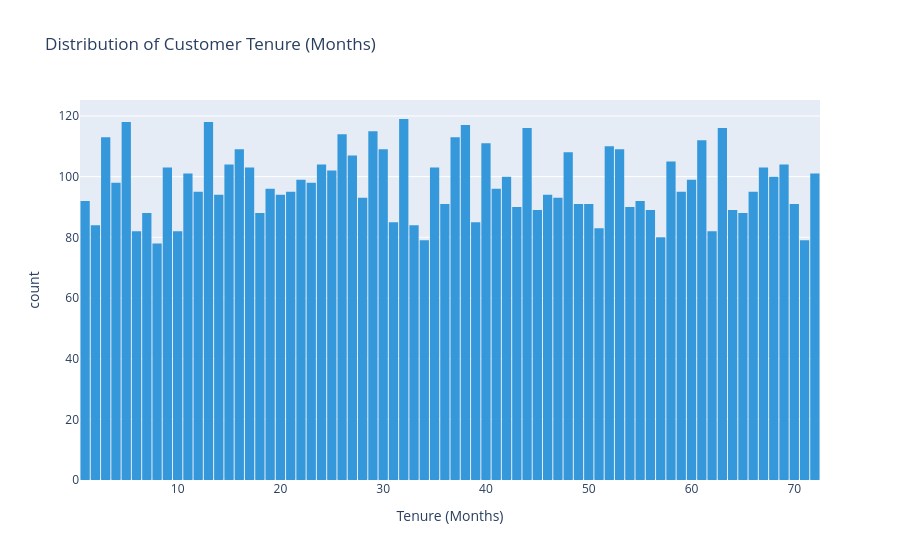

The code cell stored with this chart in its notebook:
### Markdown cell above
### 4B. Univariate Analysis

### Code cell
# Distribution of tenure
fig = px.histogram(df, x='tenure', nbins=72, color_discrete_sequence=['#3498db'],
                   title='Distribution of Customer Tenure (Months)',
                   labels={'tenure': 'Tenure (Months)', 'count': 'Number of Customers'})
fig.update_layout(bargap=0.1)
fig.show()

# 💡 Insight
print("""
💡 INSIGHT: Tenure distribution is bimodal.
- A large spike at low tenure (1–2 months) indicates many new customers.
- Another peak at high tenure (60–72 months) shows loyal, long-term customers.
- The middle range is relatively sparse — suggesting customers either leave early or stay long-term.
""")

### Figure 1 — Plotly figure (JSON) as saved in the notebook; plotly's stock layout.template omitted (floating-point values rounded to 4 significant figures; data arrays with more than 128 entries replaced by an {"elided": "..."} marker saying what was removed)
{"data": [{"bingroup": "x", "hovertemplate": "Tenure (Months)=%{x}<br>count=%{y}<extra></extra>", "legendgroup": "", "marker": {"color": "#3498db", "pattern": {"shape": ""}}, "name": "", "nbinsx": 72, "orientation": "v", "showlegend": false, "type": "histogram", "x": {"elided": "7043 int values"}, "xaxis": "x", "yaxis": "y"}], "layout": {"bargap": 0.1, "barmode": "relative", "legend": {"tracegroupgap": 0}, "title": {"text": "Distribution of Customer Tenure (Months)"}, "xaxis": {"anchor": "y", "domain": [0, 1], "title": {"text": "Tenure (Months)"}}, "yaxis": {"anchor": "x", "domain": [0, 1], "title": {"text": "count"}}}}
